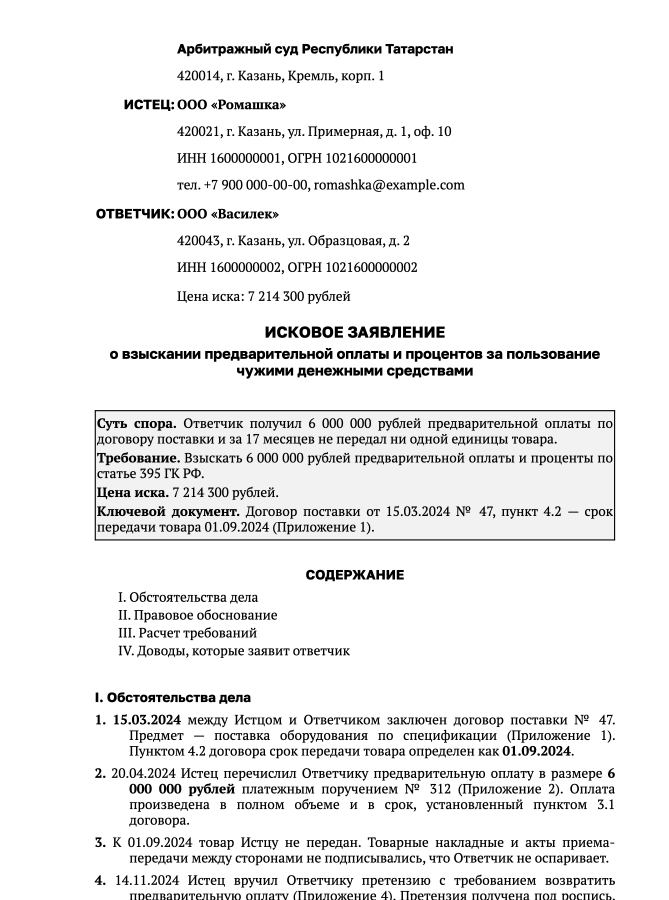
#> input picture knowledge/legal-design/samples/_qa/font_check.png, 2005 x 2700 px, given in place of tall_obrazets_isk_ru.docx.png, which was not available (shown at 1/3 size); the run also reads 1 picture not shown here
$ python prep_deck_images.py
#> lines starting #> are read from the running program, lines starting #| are printed output that depends on the picture; pictures that were not available may be replaced by others from this repository, and a replacement may not be noted
#> in cut, im is the input picture: PIL image 2005x2700 RGBA; mean R, G, B, A 237.3, 237.3, 237.3, 255
#!/usr/bin/env python3
"""Нарезка фрагментов образцов для презентации.

Берет полноразмерные рендеры из `_qa`, обрезает по границам реального
контента и режет на именованные фрагменты по долям высоты. Доли выверены
глазами по контактному листу — если образец переверстают, их надо
пересмотреть, автоматики тут нет и не нужно.
"""
from pathlib import Path

from PIL import Image

HERE = Path(__file__).resolve().parent
QA = HERE / "_qa"
OUT = HERE / "_deck"
OUT.mkdir(exist_ok=True)


def content_box(im):
    """Границы непустой области: обрезаем поля и хвост пустой страницы."""
    g = im.convert("L")
    w, h = g.size
#> w = 2005; h = 2700
    px = g.load()
    top, bottom = None, 0
    for y in range(h):
        row_min = min(px[x, y] for x in range(0, w, 3))
        if row_min < 200:
            bottom = y
            if top is None:
                top = y
#> this loop made 2700 passes
#> row_min on passes 1 to 12: 255, 255, 255, 255, 255, 255, 255, 255, 255, 255, 255, 255
#> after the loop, top = 130
    left, right = w, 0
#> left = 2005; right = 0
    for x in range(0, w, 2):
        col_min = min(px[x, y] for y in range(top or 0, bottom, 3))
        if col_min < 200:
            left = min(left, x)
            right = max(right, x)
#> this loop made 1003 passes
    return max(0, left - 25), max(0, (top or 0) - 25), min(w, right + 25), min(h, bottom + 25)


def cut(src_name, spec):
    im = Image.open(QA / src_name)
    box = content_box(im)
#> box = (259, 105, 1869, 2700)
    body = im.crop(box)
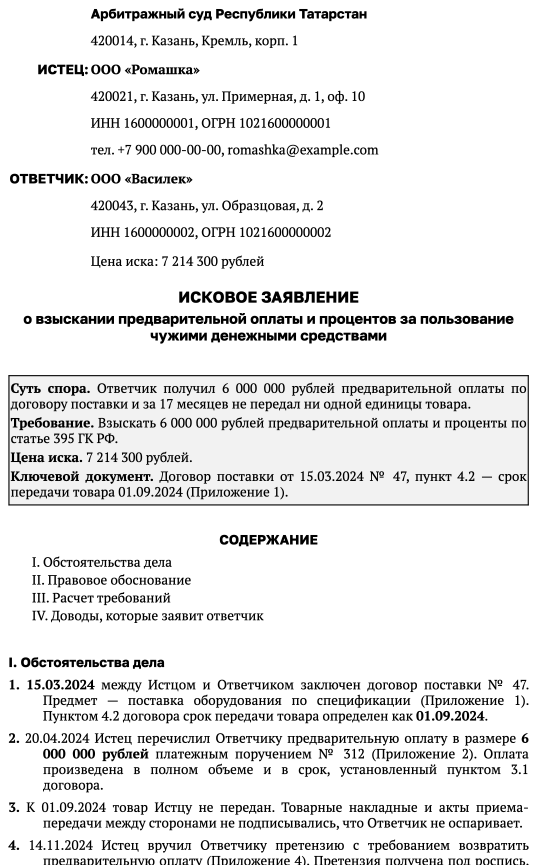
#> body: PIL image 1610x2595 RGBA (shown at 1/3 size); mean R, G, B, A 232.1, 232.1, 232.1, 255
    bw, bh = body.size
#> bw = 1610; bh = 2595
    for name, (a, b) in spec.items():
        frag = body.crop((0, int(bh * a), bw, int(bh * b)))
        frag.save(OUT / f"{name}.png")
        print(f"{name}.png {frag.size}")
#> this loop made 6 passes
#> pass 1, in cut, `frag = body.crop((0, int(bh * a), bw, int(bh * b)))`:
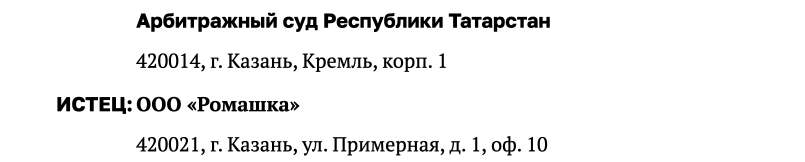
#> frag: PIL image 1610x324 RGBA (shown at 1/2 size); mean R, G, B, A 240.3, 240.3, 240.3, 255
#> pass 2, in cut, `frag = body.crop((0, int(bh * a), bw, int(bh * b)))`:
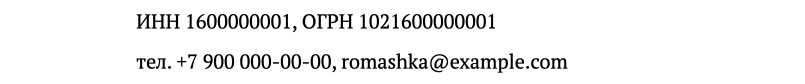
#> frag: PIL image 1610x167 RGBA (shown at 1/2 size); mean R, G, B, A 240.7, 240.7, 240.7, 255
#> after the loop:
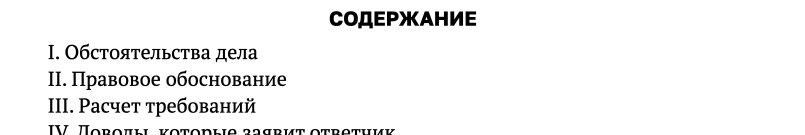
#> frag: PIL image 1610x270 RGBA (shown at 1/2 size); mean R, G, B, A 243.1, 243.1, 243.1, 255
    return body


def contact_sheet(body, name, rows=8):
    """Контактный лист с делением на доли — чтобы выверить границы глазами."""
#> called with name = 'isk', rows = 8
    bw, bh = body.size
#> bw = 1610; bh = 2595
    thumb_w = 320
    sheet = Image.new("RGB", (thumb_w * rows, int(thumb_w * (bh / rows) / bw)), "white")
#> sheet: PIL image 2560x64 RGB; every value is 255
    for i in range(rows):
        part = body.crop((0, int(bh * i / rows), bw, int(bh * (i + 1) / rows)))
        part = part.resize((thumb_w, sheet.size[1]), Image.LANCZOS)
        sheet.paste(part, (thumb_w * i, 0))
#> this loop made 8 passes
#> pass 1, in contact_sheet, `part = part.resize((thumb_w, sheet.size[1]), Image.LANCZOS)`:
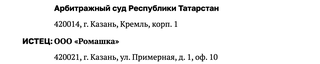
#> part: PIL image 320x64 RGBA; mean R, G, B, A 239.8, 239.8, 239.8, 255
#> after the loop:
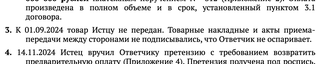
#> part: PIL image 320x64 RGBA; mean R, G, B, A 221.8, 221.8, 221.8, 255
#> after the loop:
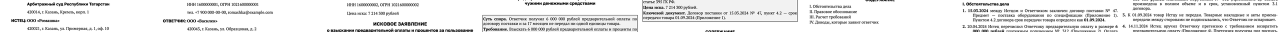
#> sheet: PIL image 2560x64 RGB (shown at 1/2 size); min 0, max 255, mean 231.2
    sheet.save(OUT / f"_sheet_{name}.png")
    print(f"_sheet_{name}.png {sheet.size}")
#| _sheet_isk.png (2560, 64)


if __name__ == "__main__":
    isk = cut("tall_obrazets_isk_ru.docx.png", {
        "isk_head": (0.000, 0.125),
        "isk_summary": (0.126, 0.190),
        "isk_toc_num": (0.188, 0.295),
        "isk_timeline": (0.340, 0.412),
        "isk_parties": (0.5585, 0.609),
        "isk_calc": (0.610, 0.714),
    })
    contact_sheet(isk, "isk")

    dog = cut("tall_obrazets_dogovor.docx.png", {
        "dog_layer": (0.010, 0.140),
        "dog_oblig": (0.209, 0.336),
        "dog_attention": (0.805, 0.905),
    })
#> (the run stopped early here; a loop or call above may not have finished)
